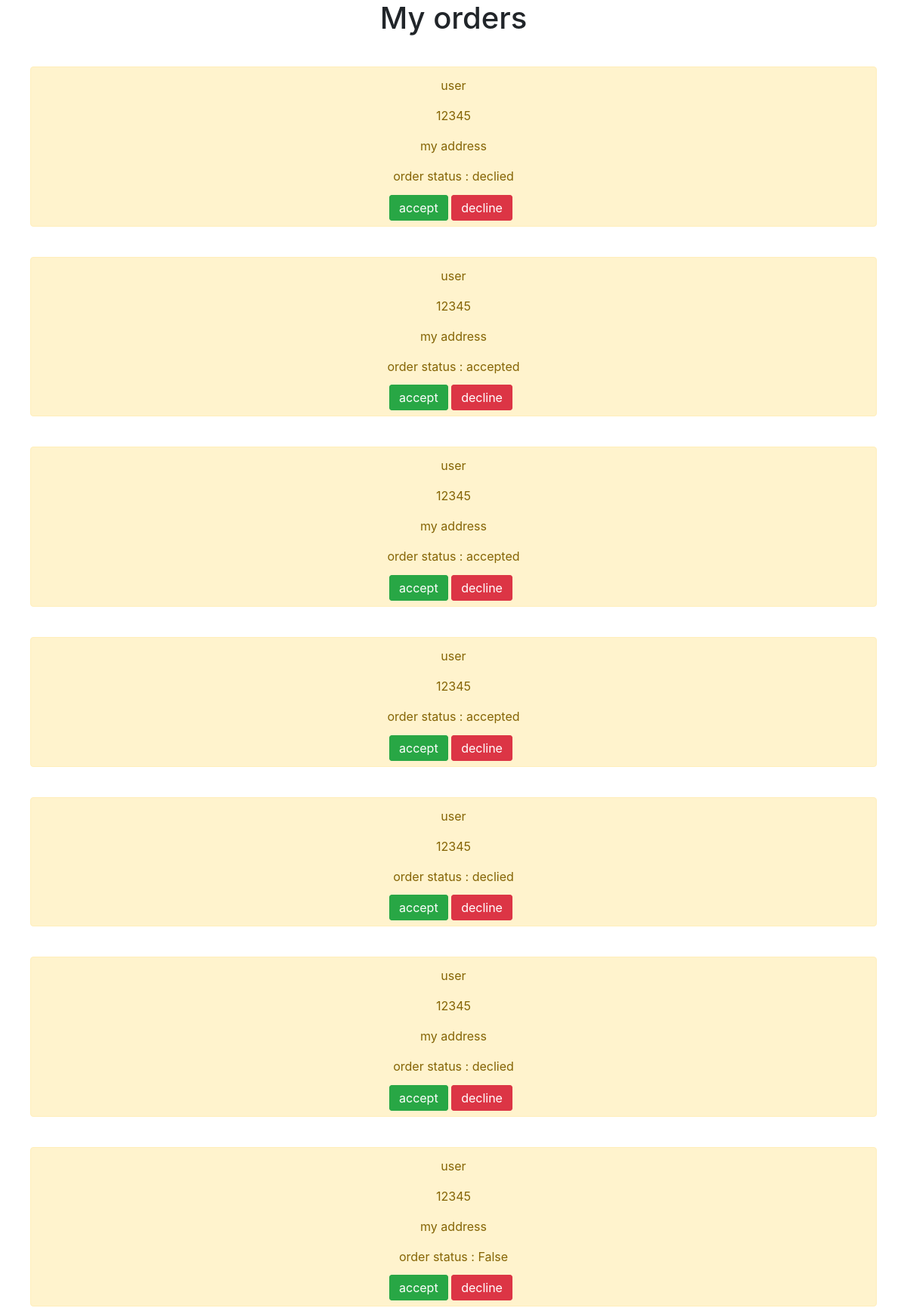
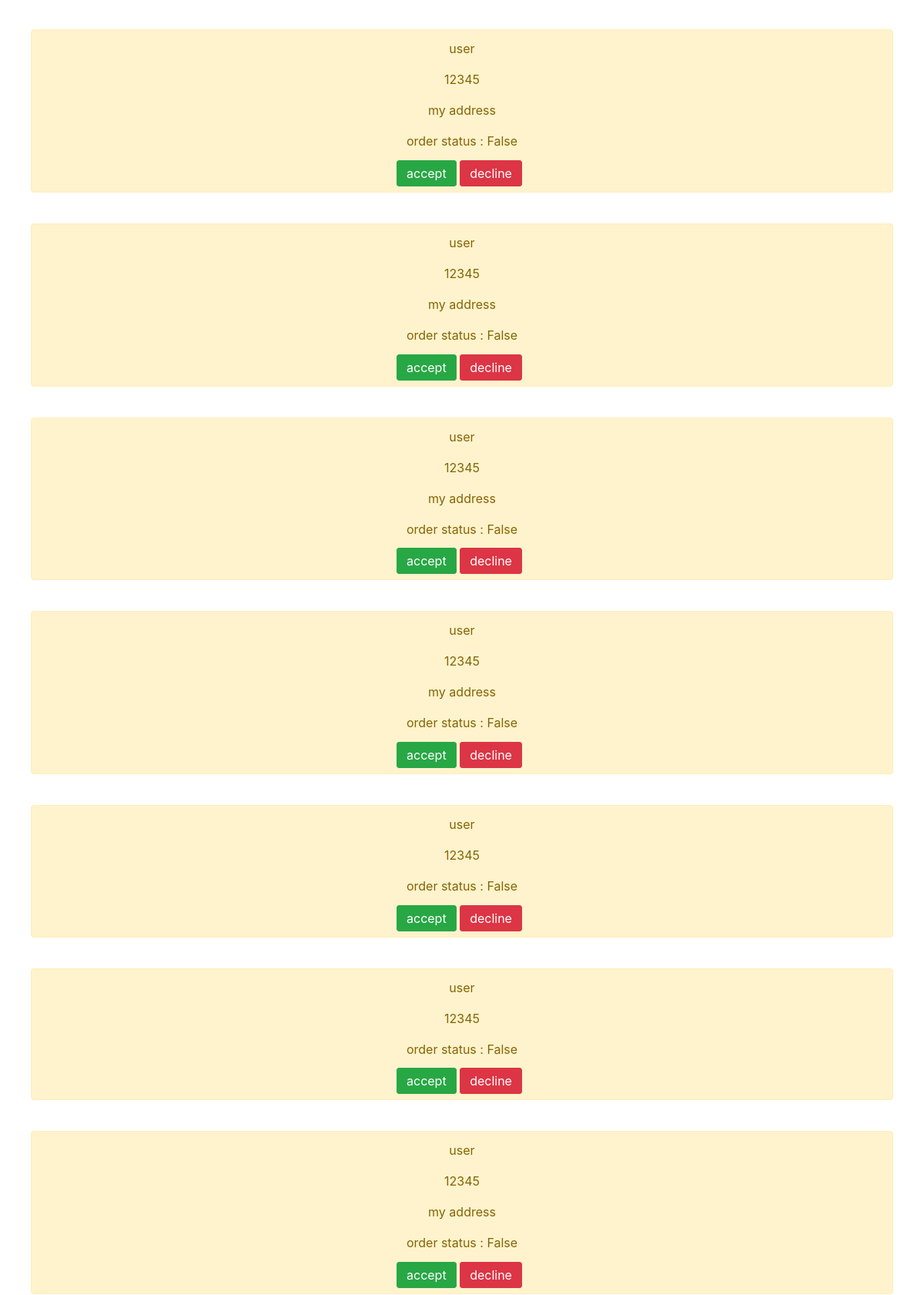
The page /adminorders/ (upper part) on the database its author committed (2 pictures, top to bottom).
### pizzaapp/models.py (models this page shows)
class OrderModel(models.Model):
	username = models.CharField(max_length = 10)
	phoneno = models.CharField(max_length = 10)
	address = models.CharField(max_length = 100)
	ordereditems = models.CharField(max_length = 100)
	status = models.CharField(max_length = 10, default='pending')

### pizzaapp/views.py (the view)
# urls.py: path('adminorders/',adminorders, name='adminorders'),
def adminorders(request):
	orders = OrderModel.objects.all()
	context = { 'orders': orders }
	return render(request, 'adminorders.html' ,context)

### pizzaapp/templates/adminorders.html (shortened to what this page needs)
{% extends 'base.html' %}
{% block content %}
<h1 style="text-align: center;">My orders</h1>
{% for order in orders%}
<div style="margin: 40px;" class="alert alert-warning" role="alert">
	<p style="text-align: center;">{{ order.username }}</p>
	<p style="text-align: center;">{{ order.phoneno }}</p>
	<p style="text-align: center;">{{ order.address }}</p>
	<p style="text-align: center;">order status : {{ order.status }}</p>
	<div class="container" style="width: 200px;margin: auto;">
		<a href="{% url 'acceptorder' order.id %}" style="display: inline;" class="btn btn-success">accept</a>
		<a href="{% url 'declineorder' order.id %}" style="display: inline;" class="btn btn-danger">decline</a>
	</div>
</div>
{% endfor %}
{% endblock %}

### pizzaapp/templates/base.html (shortened to what this page needs)
<!DOCTYPE html>
<html>
<head>
	<link rel="stylesheet" href="https://stackpath.bootstrapcdn.com/bootstrap/4.5.0/css/bootstrap.min.css">
</head>
<body>
	{% block content%}
	{% endblock %}
</body>
</html>

### rows shown on the page
OrderModel: username "user", phoneno "12345", address "my address", status "declied"
OrderModel: username "user", phoneno "12345", address "my address", status "accepted"
OrderModel: username "user", phoneno "12345", address "my address", status "accepted"
OrderModel: username "user", phoneno "12345", status "accepted"
OrderModel: username "user", phoneno "12345", status "declied"
OrderModel: username "user", phoneno "12345", address "my address", status "declied"
OrderModel: username "user", phoneno "12345", address "my address", status "False"
OrderModel: username "user", phoneno "12345", address "my address", status "False"
OrderModel: username "user", phoneno "12345", address "my address", status "False"
OrderModel: username "user", phoneno "12345", address "my address", status "False"
OrderModel: username "user", phoneno "12345", address "my address", status "False"
OrderModel: username "user", phoneno "12345", status "False"
OrderModel: username "user", phoneno "12345", status "False"
OrderModel: username "user", phoneno "12345", address "my address", status "False"
